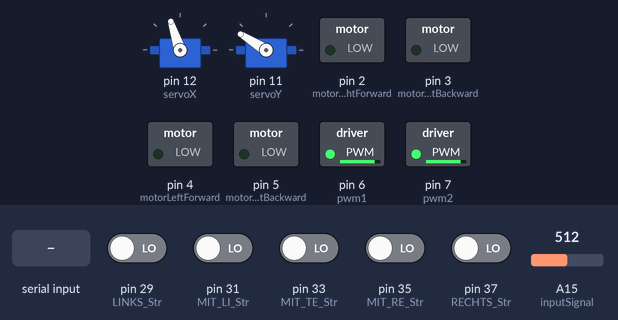
Bench run of a sketch on a simulated Arduino Mega 2560, built with avr-gcc and run on an emulated ATmega2560. Parts: 2 × servo, switched loads named in the sketch (green lamp = pin HIGH). The inputs (shaded band) are chosen by the test bench; at power-on: pin 29 (LINKS_Str), pin 31 (MIT_LI_Str), pin 33 (MIT_TE_Str), pin 35 (MIT_RE_Str), pin 37 (RECHTS_Str) LOW, A15 (inputSignal) = 512.

Above: at 1.2 s.
1.3 s: "B" received over the second serial link
At 2.5 s:
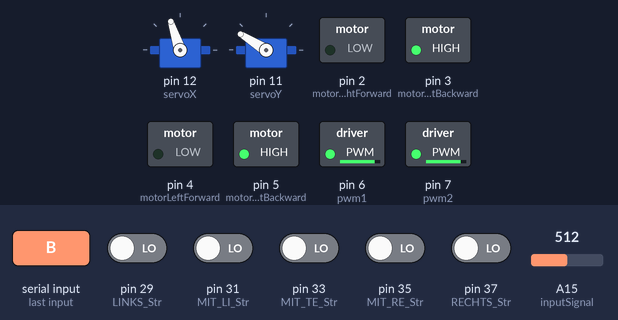
2.8 s: "L" received over the second serial link
At 3.8 s:
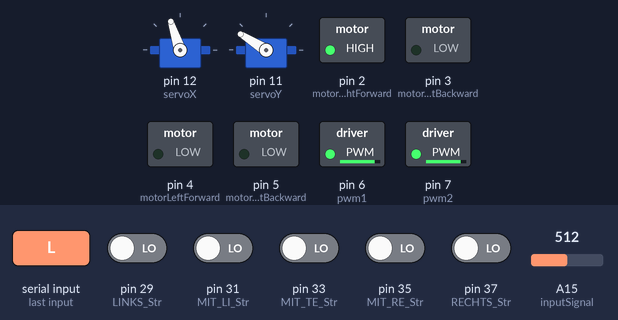
4.3 s: "R" received over the second serial link
At 4.8 s:
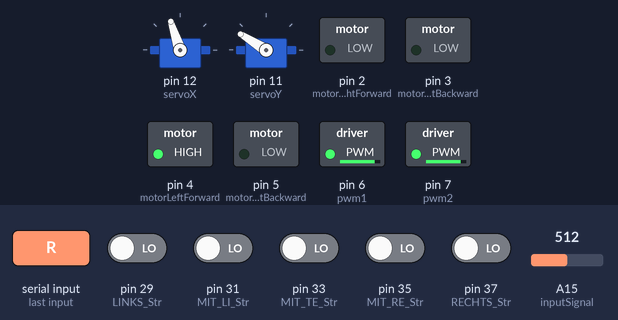
5.8 s: "j" received over the second serial link
At 6.4 s:
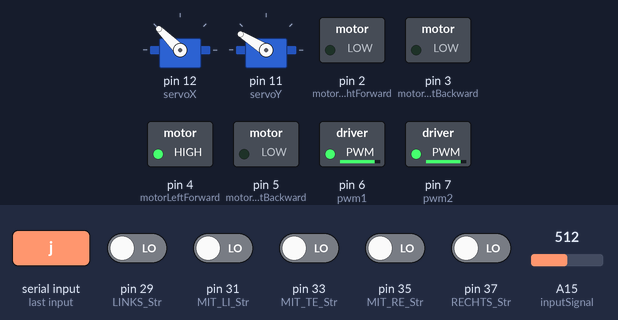
7.4 s: "7" received over the second serial link
At 8.6 s:
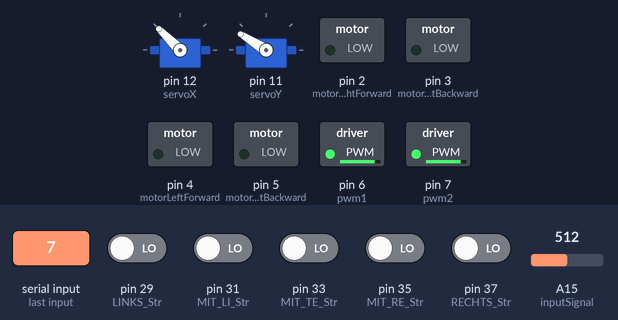
8.9 s: "8" received over the second serial link
At 9.6 s:
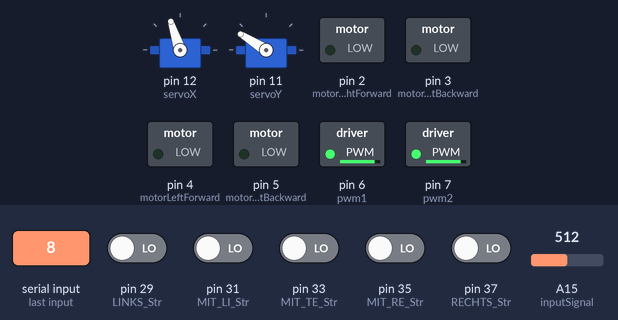
Timing chart, 0 to 11.4 s (numbered marks = the images above; inputs shaded):
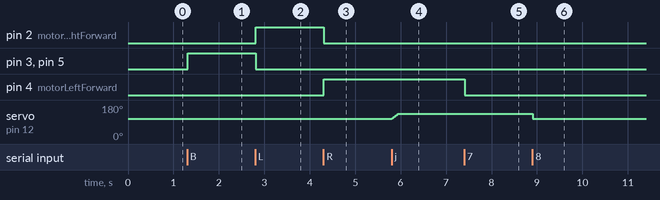

The sketch:

Actor.ino
```cpp
//=========================================================//
//                                                         //
//  Arduino-ToRaspi-Car-                                   //
//  15.05.2020                                             //
//  Jonas Wuensch, Tobias Buhn, Stefan Riedl               //
//                                                         //
//  RaspiUSBConection,Motor-Treiber = l289n                //
//  Servo-Motoren                                          //
//  Infrarot-Strecken-Erkennung                            //
//=========================================================//

#include <Servo.h>                         // Library für die Servo-Motoren

#define       LICHT_AUS         1          // Festlegung für Öffner oder Schliesser Kontakte
#define       LICHT_AN          0          // Festlegung für Öffner oder Schliesser Kontakte
#define       LINKS_Str         29         // Infrarot-Strecken-Sensor Links PIN
#define       MIT_LI_Str        31         // Infrarot-Strecken-Sensor Mitte Links PIN
#define       MIT_TE_Str        33         // Infrarot-Strecken-Sensor Mitte PIN
#define       MIT_RE_Str        35         // Infrarot-Strecken-Sensor Mitte Rechts PIN
#define       RECHTS_Str        37         // Infrarot-Strecken-Sensor Rechts PIN
#define       motorRightForward  2         // Motor-Treiber rechts Vorwärts PIN
#define       motorRightBackward 3         // Motor-Treiber rechts Rückwärts PIN
#define       motorLeftForward   4         // Motor-Treiber links Vorwärts PIN
#define       motorLeftBackward  5         // Motor-Treiber links Rückswärts PIN
#define       pwm1               6         // Motor-Treiber Pwm1 PIN
#define       pwm2               7         // Motor-Treiber pwm2 PIN
#define       inputSignal        15        // Eingangssignal ob ein Sensor am SensorArduino ausgelöst hat(Kommunikationsbrücke zwischen beiden Arduinos)
#define       maxInput           999       // Maxiamler Pegel der als noch LOW gwertet wird
Servo         servoX;                      // Initialisierung des Servomotors X-Achse
Servo         servoY;                      // Initialisierung des Servomotors Y-Achse
int           speeed = 220;                // Variable für die zulässige PWM-Geschwindigkeit
char          val;                         // Variable für eingelesene Strings oder Chars aus Serial2 ( Bluetooth-Stick-Verbindung )
char          mode = '9';                  // hier wird der aktuell gewählte Modus ausgewählt, Default Modus ist '9' Selbstfahrer
byte          raspiReceived;               // Variable für eingelesene bytes aus Serial ( RaspberryPi-USB-Verbindung )
char          charBuffer[9];               // Buffer Variable für die Ausgabe nach Serial2 ( Bluetooth-Stick-Verbindung )
                                           // Für die Ausgabe von erfassten Werten an die Aussenstelle
int           posX = 108;                  // Position des X-Achsen-Servo-Motors, Default=108
int           posY = 148;                  // Position des Y-Achsen-Servo-Motors, Default=148
int           signalState = 0;             // Variable um die eingehende Spannung vom SensorArduino zu speichern


void setup() {
  // put your setup code here, to run once:
  // Pins zum Motortreiber werden als Ausgang deklariert
     pinMode(motorRightForward,OUTPUT);
     pinMode(motorRightBackward,OUTPUT);
     pinMode(motorLeftForward,OUTPUT);
     pinMode(motorLeftBackward,OUTPUT);
     pinMode(pwm1,OUTPUT);
     pinMode(pwm2,OUTPUT);
     // Eingangssignal vom Sensorarduino ist ein Eingang
     pinMode(inputSignal,INPUT);

  // Die Pin Ausgänge werden auf LOW (nicht fahren) initialisiert
     digitalWrite(motorRightBackward,LOW);
     digitalWrite(motorRightForward,LOW);
     digitalWrite(motorLeftBackward,LOW);
     digitalWrite(motorLeftForward,LOW);
     analogWrite(pwm1,speeed);
     analogWrite(pwm2,speeed);

  // Servos initialisieren
     servoX.attach(12);    // X-Achsen-Servo Pin=12
     servoY.attach(11);    // Y-Achsen-Servo Pin=1
     servoX.write(posX);   // Initialisierung mit den Wert aus posX
     servoY.write(posY);   // Initialisierung mit den Wert aus posy


  // start serial communication
     Serial.begin(9600);  // UART/USB Verbindung zum raspberryPI
     Serial2.begin(9600); // UART Verbindung zum BluetoothStick


}

void loop() {
 // MODUS wird anhand der empfangenen Signale
  // von Serial2 ( Bluetooth-Stick-Verbindung ) ausgewertet.
  // 8 = automatisches fahren nach Kamera-Steuerung
  // 9 = Selbstfahrer Modus ( fahren mit der Android-App )
  // 7 = Infrarot-Strecken-Erkennung

  // Die Signale die über Serial2( Bluetooth-Stick-Verbindung ) kommen
  // werden ausgelesen und die Variable val geschrieben
     if(Serial2.available() > 0){
           val = Serial2.read();
     }

  // Anhand der nun beschriebenen Variable val wird ausgewertet
  // in welchem Modus nun gefahren werden soll
   if(val == '8'){      //Kamera Steuerung
         mode = '8';
         speeed = 180;
   }
   else if(val == '9'){  //Bluetooth Steuerung
         mode = '9';
         speeed = 220;
   }
   else if(val == '7'){  //Boon Steuerung
         mode = '7';
         speeed = 220;
   }
   // ankommenden Wert am  SensorArduino einlesen
   signalState = analogRead(inputSignal);
   //Serial.println(signalState);
   // Übertragung von signalState an die Bluetooth Schnittstelle
   sprintf(charBuffer,"%u \n",signalState);
   Serial2.write(charBuffer);

   // Selbstfahrer Modus ( fahren mit der Android-App ) über Bluetooth
     if(mode == '9'){


       // Anhand Variable val wird nun ausgewertet
       // welche Funktion bzw Reaktion ausgeführt wird
       if( val == 'F') {      // Es wird geradeaus gefahren
             forward();
       }
       else if(val == 'B'){  // Es wird rückwärts gefahren
             backward();
       }
       else if(val == 'L'){  // Es wird nach links gefahren
             left();
       }
       else if(val == 'R'){  // Es wird nach rechts gefahren
             right();
       }
       else if(val == 'S'){  // Es wird angehalten
             stoppp();
       }
        else if(val=='j'){
           if(posX<135){       // Wenn der vorgegebene Bereich nicht überschritten wird
              posX++;          // wird der X-Achsen-Servo nach links gedreht
              servoX.write(posX);
              delay(5);
           }
        }
        else if(val=='l'){
           if(posX>75){    // Wenn der vorgegebene Bereich nicht unterschritten wird
              posX--;       // wird der X-Achsen-Servo nach rechts gedreht
              servoX.write(posX);
              delay(5);
           }
        }
        else if(val=='k'){
           if(posY>110){   // Wenn der vorgegebene Bereich nicht überschritten wird
              posY--;      // wird der Y-Achsen-Servo nach links gedreht
              servoY.write(posY);
              delay(5);
           }
        }
        else if(val=='i'){
           if(posY<170){   // Wenn der vorgegebene Bereich nicht unterschritten wird
              posY++;      // wird der Y-Achsen-Servo nach rechts gedreht
              servoY.write(posY);
              delay(5);
           }
        }

     }//mode9


  // automatisches fahren nach Kamera-Steuerung anhand der empfangen Werte vom RaspberryPi
     else if(mode == '8'){

        // Die Signale die über Serial( RaspberryPi-USB-Verbindung ) kommen
        // werden ausgelesen und die Variable raspiReceived geschrieben.
        if (Serial.available() ){
           raspiReceived = Serial.read();
        }
        // Die Servomotoren werden nochmal auf ihr Default-Positionen gefahren
        // Damit die Kamera wieder mittig ist
        servoX.write(108);
        servoY.write(148);


        // Anhand Variable raspiReceived wird nun ausgewertet
        // welche Funktion bzw Reaktion ausgeführt wird
        if(raspiReceived == 'F') {     // Es wird geradeaus gefahren
              forward();
        }
        else if(raspiReceived == 'B'){ // Es wird nach rückwärts gefahren
              backward();
        }
        else if(raspiReceived == 'L'){  // Es wird nach links gefahren
              left();
        }
        else if(raspiReceived == 'R'){  // Es wird nach rechts gefahren
              right();
        }
        else{                           // Es wird angehalten
              stoppp();
        }

     }//mode 8

  // Infrarot-Strecken-Erkennung
     else if (mode == '7'){
        if ( val != 'S' ) {

            // Diese Funktion liest aus welche kombination die Infrarot Sensoren erfassen
            // und ruft damit die richtige bewegung auf
            // sollten die Spur falsch oder nicht erkannt werden wird gestoppt.
                IRstrecke();
          }
        else {
            // wenn Stop gedrückt wird, wird angehalten!
                stoppp();
          }
     }//mode 7

}//loop


/******************************************
 * Funktionen                             *
 ******************************************/


void IRstrecke (void){
  // Diese Funktion liest aus welche kombination die Infrarot Sensoren erfassen
  // und ruft damit die richtige Bewegung auf
  // sollten die Spur falsch oder nicht erkannt werden wird gestoppt.

  if      ( // spur ist genau mittig, dementsprechen gehts vorwärts
           digitalRead(LINKS_Str) == LICHT_AN &&
           digitalRead(MIT_LI_Str)== LICHT_AN &&
           digitalRead(MIT_TE_Str)== LICHT_AUS &&
           digitalRead(MIT_RE_Str)== LICHT_AN &&
           digitalRead(RECHTS_Str)== LICHT_AN )
           forward();

  else if ( // Spur ist breit und mittig, dementsprechend gehts vorwärts
           digitalRead(LINKS_Str) == LICHT_AN &&
           digitalRead(MIT_LI_Str)== LICHT_AUS &&
           digitalRead(MIT_TE_Str)== LICHT_AUS &&
           digitalRead(MIT_RE_Str)== LICHT_AUS &&
           digitalRead(RECHTS_Str)== LICHT_AN )
           forward();

  else if ( // Spur ist mittig links aber noch mittig, dementsprechend gehts vorwärts
           digitalRead(LINKS_Str) == LICHT_AN &&
           digitalRead(MIT_LI_Str)== LICHT_AUS &&
           digitalRead(MIT_TE_Str)== LICHT_AUS &&
           digitalRead(MIT_RE_Str)== LICHT_AN &&
           digitalRead(RECHTS_Str)== LICHT_AN )
           forward();

  else if ( // Spur ist mittig rechts aber noch mittig, dementsprechend gehts vorwärts
           digitalRead(LINKS_Str) == LICHT_AN &&
           digitalRead(MIT_LI_Str)== LICHT_AN &&
           digitalRead(MIT_TE_Str)== LICHT_AUS &&
           digitalRead(MIT_RE_Str)== LICHT_AUS &&
           digitalRead(RECHTS_Str)== LICHT_AN )
           forward();

        // Rechts fahren
  else if ( // Spur ist rechts geneigt aber noch in Toleranz, dementsprechend gehts vorwärts
           digitalRead(LINKS_Str) == LICHT_AN &&
           digitalRead(MIT_LI_Str)== LICHT_AN &&
           digitalRead(MIT_TE_Str)== LICHT_AN &&
           digitalRead(MIT_RE_Str)== LICHT_AUS &&
           digitalRead(RECHTS_Str)== LICHT_AN )
           rechts();
  else if ( // Spur ist am rechten Rand, dementsprechend gehts nach rechts
           digitalRead(LINKS_Str) == LICHT_AN &&
           digitalRead(MIT_LI_Str)== LICHT_AN &&
           digitalRead(MIT_TE_Str)== LICHT_AN &&
           digitalRead(MIT_RE_Str)== LICHT_AN &&
           digitalRead(RECHTS_Str)== LICHT_AUS )
           rechts();

  else if ( // Spur ist am rechten Rand, dementsprechend gehts nach rechts
           digitalRead(LINKS_Str) == LICHT_AN &&
           digitalRead(MIT_LI_Str)== LICHT_AN &&
           digitalRead(MIT_TE_Str)== LICHT_AN &&
           digitalRead(MIT_RE_Str)== LICHT_AUS &&
           digitalRead(RECHTS_Str)== LICHT_AUS )
           rechts();
  else if ( // Spur ist am rechten Rand, dementsprechend gehts nach rechts
           digitalRead(LINKS_Str) == LICHT_AN &&
           digitalRead(MIT_LI_Str)== LICHT_AN &&
           digitalRead(MIT_TE_Str)== LICHT_AUS &&
           digitalRead(MIT_RE_Str)== LICHT_AUS &&
           digitalRead(RECHTS_Str)== LICHT_AUS )
           rechts();

  else if (// Spur ist weit am rechten Rand, dementsprechend gehts nach rechts
           digitalRead(LINKS_Str) == LICHT_AN &&
           digitalRead(MIT_LI_Str)== LICHT_AUS &&
           digitalRead(MIT_TE_Str)== LICHT_AUS &&
           digitalRead(MIT_RE_Str)== LICHT_AUS &&
           digitalRead(RECHTS_Str)== LICHT_AUS )
           rechts();

        // Links fahren
  else if ( // Spur ist links geneigt, dementsprechend gehts nach links
           digitalRead(LINKS_Str) == LICHT_AN &&
           digitalRead(MIT_LI_Str)== LICHT_AUS &&
           digitalRead(MIT_TE_Str)== LICHT_AN &&
           digitalRead(MIT_RE_Str)== LICHT_AN &&
           digitalRead(RECHTS_Str)== LICHT_AN )
           links();

  else if ( // Spur ist am linken Rand, dementsprechend gehts nach links
           digitalRead(LINKS_Str) == LICHT_AUS &&
           digitalRead(MIT_LI_Str)== LICHT_AN &&
           digitalRead(MIT_TE_Str)== LICHT_AN &&
           digitalRead(MIT_RE_Str)== LICHT_AN &&
           digitalRead(RECHTS_Str)== LICHT_AN )
           links();

  else if ( // Spur ist am linken Rand, dementsprechend gehts nach links
           digitalRead(LINKS_Str) == LICHT_AUS &&
           digitalRead(MIT_LI_Str)== LICHT_AUS &&
           digitalRead(MIT_TE_Str)== LICHT_AN &&
           digitalRead(MIT_RE_Str)== LICHT_AN &&
           digitalRead(RECHTS_Str)== LICHT_AN )
           links();

  else if ( //Spur ist am linken Rand, dementsprechend gehts nach links
           digitalRead(LINKS_Str) == LICHT_AUS &&
           digitalRead(MIT_LI_Str)== LICHT_AUS &&
           digitalRead(MIT_TE_Str)== LICHT_AUS &&
           digitalRead(MIT_RE_Str)== LICHT_AN &&
           digitalRead(RECHTS_Str)== LICHT_AN )
           links();

  else if ( //Spur ist weit am linken Rand, dementsprechend gehts nach links
           digitalRead(LINKS_Str) == LICHT_AUS &&
           digitalRead(MIT_LI_Str)== LICHT_AUS &&
           digitalRead(MIT_TE_Str)== LICHT_AUS &&
           digitalRead(MIT_RE_Str)== LICHT_AUS &&
           digitalRead(RECHTS_Str)== LICHT_AN )
           links();

  else stoppp(); // wenn die Spur nicht richtig erkannt wird, wird gestoppt

}// ende IRstrecke


//

void forward(void){
        // sofern der gegebene Wert maxInput nicht überschritten werden
        // soll geradeaus gefahren werden , dementsprechend werden die
        // Pins zum Motortreiber konfiguriert.
        // In allen anderen Fällen soll angehalten werden.
        // signalState wird vom Sensor Arduino empfangen und danach überpfüt ob der Grenzwerkt maxInput überschritten wurde
        // Wenn der Wert überschritten wurde bedeutet es dass am SensorArduino ein Sensor ausgelöst hat
        if( signalState > maxInput ){
          digitalWrite(motorRightBackward,LOW);
          digitalWrite(motorRightForward,HIGH);
          digitalWrite(motorLeftBackward,LOW);
          digitalWrite(motorLeftForward,HIGH);
        }else{
          digitalWrite(motorRightBackward,LOW);
          digitalWrite(motorRightForward,LOW);
          digitalWrite(motorLeftBackward,LOW);
          digitalWrite(motorLeftForward,LOW);

        }
 }

 void backward(void){
        // Es soll rückwärts gefahren werden , dementsprechend werden die
        // Pins zum Motortreiber konfiguriert.
        digitalWrite(motorRightBackward,HIGH);
        digitalWrite(motorRightForward,LOW);
        digitalWrite(motorLeftBackward,HIGH);
        digitalWrite(motorLeftForward,LOW);
 }
 void left(void){
        // soll nach links gefahren werden , dementsprechend werden die
        // Pins zum Motortreiber konfiguriert.
        digitalWrite(motorRightBackward,LOW);
        digitalWrite(motorRightForward,HIGH);
        digitalWrite(motorLeftBackward,LOW);
        digitalWrite(motorLeftForward,LOW);
 }
 void right(void){
        // soll nach rechts gefahren werden , dementsprechend werden die
        // Pins zum Motortreiber konfiguriert.
        digitalWrite(motorRightBackward,LOW);
        digitalWrite(motorRightForward,LOW);
        digitalWrite(motorLeftBackward,LOW);
        digitalWrite(motorLeftForward,HIGH);
 }
 void stoppp(void){
        // soll angehalten werden , dementsprechend werden die
        // Pins zum Motortreiber konfiguriert.
        digitalWrite(motorRightBackward,LOW);
        digitalWrite(motorRightForward,LOW);
        digitalWrite(motorLeftBackward,LOW);
        digitalWrite(motorLeftForward,LOW);
 }
 void links(void){
        // eine volle Linkskurve, dementsprechend werder die
        // Pins konfiuriert das die Räderseiten sich entgegen drehen
        digitalWrite(motorRightBackward,LOW);
        digitalWrite(motorRightForward,HIGH);
        digitalWrite(motorLeftBackward,HIGH);
        digitalWrite(motorLeftForward,LOW);
 }
 void rechts(void){
        // eine volle Rechtskurve, dementsprechend werder die
        // Pins konfiuriert das die Räderseiten sich entgegen drehen
        digitalWrite(motorRightBackward,HIGH);
        digitalWrite(motorRightForward,LOW);
        digitalWrite(motorLeftBackward,LOW);
        digitalWrite(motorLeftForward,HIGH);
 }
```

Measured:
- after the input at 1.3 s, pin 3 (motorRightBackward), pin 5 (motorLeftBackward): LOW → HIGH at once
- after the input at 2.8 s, pin 2 (motorRightForward): LOW → HIGH at once; pin 3 (motorRightBackward), pin 5 (motorLeftBackward): HIGH → LOW at once
- after the input at 4.3 s, pin 2 (motorRightForward): HIGH → LOW at once; pin 4 (motorLeftForward): LOW → HIGH at once
- after the input at 5.8 s, servo on pin 12 (servoX): 108° → 135° at once
- after the input at 7.4 s, pin 4 (motorLeftForward): HIGH → LOW at once
- after the input at 8.9 s, servo on pin 12 (servoX): 135° → 108° at once
